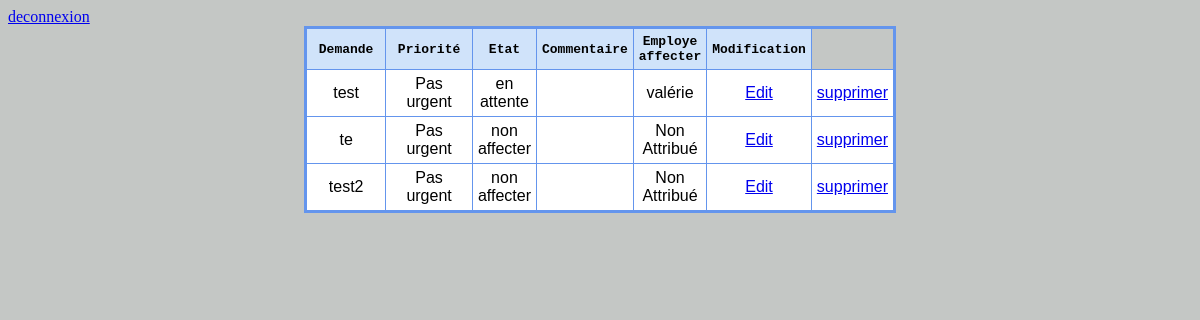
Page /responsable.php on the committed database.
### tables this page shows
CREATE TABLE `demande` (
  `id_demande` int(11) NOT NULL,
  `type_demande` varchar(500) DEFAULT NULL,
  `commentaire` varchar(500) DEFAULT NULL,
  `id_us` int(11) DEFAULT NULL,
  `id_eta` int(11) DEFAULT '1',
  `id_prio` int(3) DEFAULT '1',
  `nom_employe` int(11) DEFAULT '1'
);

CREATE TABLE `priorite` (
  `id_prio` int(11) NOT NULL,
  `libelle_prio` varchar(50) NOT NULL
);

CREATE TABLE `etat` (
  `id_etat` int(11) NOT NULL,
  `libelle_etat` varchar(100) NOT NULL
);

CREATE TABLE `user` (
  `id_user` int(11) NOT NULL,
  `login` varchar(30) NOT NULL,
  `mdp` text NOT NULL,
  `role` int(11) NOT NULL DEFAULT '3'
);

### responsable.php (the view, shortened to what this page needs)
<html>
<head>
</head>
<body>
<a href="deconnexion.php">deconnexion</a>
<link rel="stylesheet" type="text/css" href="css/responsable.css" />
<table id="tableau" data-responsive="table">
	<thead>
		<tr>
			<th> Demande </th>
			<th> Priorité </th>
			<th> Etat </th>
			<th> Commentaire </th>
			<th> Employe affecter </th>
			<th> Modification</th>
		</tr>
	</thead>
			<?php
				include('config.php');
				$result =mysqli_query($mysqli,
					"SELECT *
					FROM demande
					INNER JOIN user
					ON demande.nom_employe = user.id_user
					INNER JOIN etat
					ON demande.id_eta = etat.id_etat
					INNER JOIN priorite
					ON demande.id_prio= priorite.id_prio;");
while($res = mysqli_fetch_array($result)) {
echo "<tr>";
echo "<td>".$res['type_demande']."</td>";
echo "<td>".$res['libelle_prio']."</td>";
echo "<td>".$res['libelle_etat']."</td>";
echo "<td>".$res['commentaire']."</td>";
echo "<td>".$res['login']."</td>";
echo "<td><a href=\"edit_res.php?id=$res[id_demande]\">Edit</a>";
echo "<td><a href=\"suppression.php?id=$res[id_demande]\">supprimer</a>";
}
?>
</table>
</body>
</html>

### css/responsable.css (style rules this page uses)
body { background-color: #C4C7C5; }
table { border: medium solid #6495ed; border-collapse: collapse; width: 50%; margin:auto; }
th { font-family: monospace; border: thin solid #6495ed; width: 50%; padding: 5px; background-color: #D0E3FA; }
td { font-family: sans-serif; border: thin solid #6495ed; width: 50%; padding: 5px; text-align: center; background-color: #ffffff; }

### rows in the picture
demande: type_demande "test", id_prio.libelle_prio "Pas urgent", id_eta.libelle_etat "en attente", nom_employe.login "valérie"
demande: type_demande "te", id_prio.libelle_prio "Pas urgent", id_eta.libelle_etat "non affecter", nom_employe.login "Non Attribué"
demande: type_demande "test2", id_prio.libelle_prio "Pas urgent", id_eta.libelle_etat "non affecter", nom_employe.login "Non Attribué"
